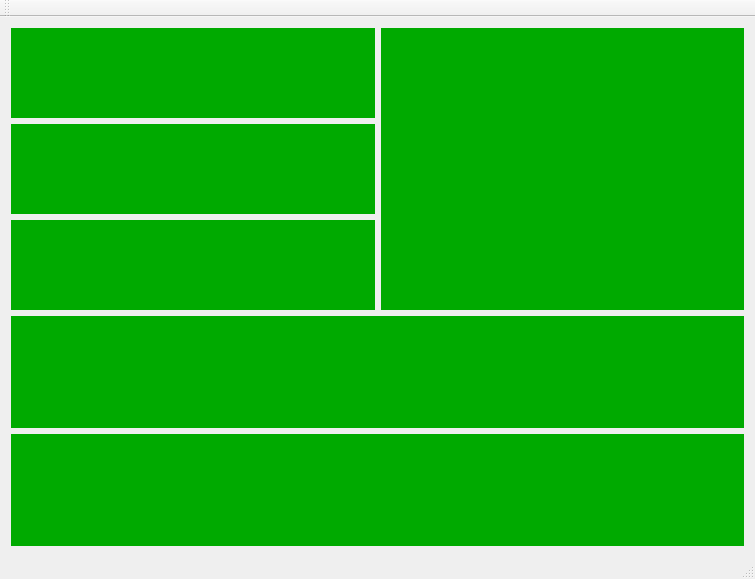
<?xml version="1.0" encoding="UTF-8"?>
<ui version="4.0">
 <class>MainWindow</class>
 <widget class="QMainWindow" name="MainWindow">
  <property name="geometry">
   <rect>
    <x>0</x>
    <y>0</y>
    <width>755</width>
    <height>579</height>
   </rect>
  </property>
  <property name="windowTitle">
   <string>MainWindow</string>
  </property>
  <widget class="QWidget" name="centralWidget">
   <layout class="QVBoxLayout" name="verticalLayout_2">
    <item>
     <layout class="QHBoxLayout" name="horizontalLayout">
      <item>
       <layout class="QVBoxLayout" name="verticalLayout">
        <item>
         <widget class="QExtTextLcd" name="ledText1" native="true">
          <property name="sizePolicy">
           <sizepolicy hsizetype="Expanding" vsizetype="Expanding">
            <horstretch>0</horstretch>
            <verstretch>0</verstretch>
           </sizepolicy>
          </property>
          <property name="minimumSize">
           <size>
            <width>0</width>
            <height>90</height>
           </size>
          </property>
          <property name="styleSheet">
           <string notr="true">background-color: rgb(0, 170, 0);</string>
          </property>
         </widget>
        </item>
        <item>
         <widget class="QExtTextLcd" name="ledText2" native="true">
          <property name="sizePolicy">
           <sizepolicy hsizetype="Expanding" vsizetype="Expanding">
            <horstretch>0</horstretch>
            <verstretch>0</verstretch>
           </sizepolicy>
          </property>
          <property name="minimumSize">
           <size>
            <width>0</width>
            <height>90</height>
           </size>
          </property>
          <property name="styleSheet">
           <string notr="true">background-color: rgb(0, 170, 0);</string>
          </property>
         </widget>
        </item>
        <item>
         <widget class="QExtTextLcd" name="ledText3" native="true">
          <property name="sizePolicy">
           <sizepolicy hsizetype="Expanding" vsizetype="Expanding">
            <horstretch>0</horstretch>
            <verstretch>0</verstretch>
           </sizepolicy>
          </property>
          <property name="minimumSize">
           <size>
            <width>0</width>
            <height>90</height>
           </size>
          </property>
          <property name="styleSheet">
           <string notr="true">background-color: rgb(0, 170, 0);</string>
          </property>
         </widget>
        </item>
       </layout>
      </item>
      <item>
       <widget class="QExtTextLcd" name="ledText4" native="true">
        <property name="sizePolicy">
         <sizepolicy hsizetype="Expanding" vsizetype="Expanding">
          <horstretch>0</horstretch>
          <verstretch>0</verstretch>
         </sizepolicy>
        </property>
        <property name="styleSheet">
         <string notr="true">background-color: rgb(0, 170, 0);</string>
        </property>
       </widget>
      </item>
     </layout>
    </item>
    <item>
     <widget class="QExtTextLcd" name="ledText5" native="true">
      <property name="sizePolicy">
       <sizepolicy hsizetype="Expanding" vsizetype="Expanding">
        <horstretch>0</horstretch>
        <verstretch>0</verstretch>
       </sizepolicy>
      </property>
      <property name="minimumSize">
       <size>
        <width>0</width>
        <height>90</height>
       </size>
      </property>
      <property name="styleSheet">
       <string notr="true">background-color: rgb(0, 170, 0);</string>
      </property>
     </widget>
    </item>
    <item>
     <widget class="QExtTextLcd" name="ledText6" native="true">
      <property name="sizePolicy">
       <sizepolicy hsizetype="Expanding" vsizetype="Expanding">
        <horstretch>0</horstretch>
        <verstretch>0</verstretch>
       </sizepolicy>
      </property>
      <property name="minimumSize">
       <size>
        <width>0</width>
        <height>90</height>
       </size>
      </property>
      <property name="styleSheet">
       <string notr="true">background-color: rgb(0, 170, 0);</string>
      </property>
     </widget>
    </item>
   </layout>
  </widget>
  <widget class="QMenuBar" name="menuBar">
   <property name="geometry">
    <rect>
     <x>0</x>
     <y>0</y>
     <width>755</width>
     <height>23</height>
    </rect>
   </property>
  </widget>
  <widget class="QToolBar" name="mainToolBar">
   <attribute name="toolBarArea">
    <enum>TopToolBarArea</enum>
   </attribute>
   <attribute name="toolBarBreak">
    <bool>false</bool>
   </attribute>
  </widget>
  <widget class="QStatusBar" name="statusBar"/>
 </widget>
 <layoutdefault spacing="6" margin="11"/>
 <customwidgets>
  <customwidget>
   <class>QExtTextLcd</class>
   <extends>QWidget</extends>
   <header location="global">qextTextLcd.h</header>
   <container>1</container>
  </customwidget>
 </customwidgets>
 <resources/>
 <connections/>
</ui>
